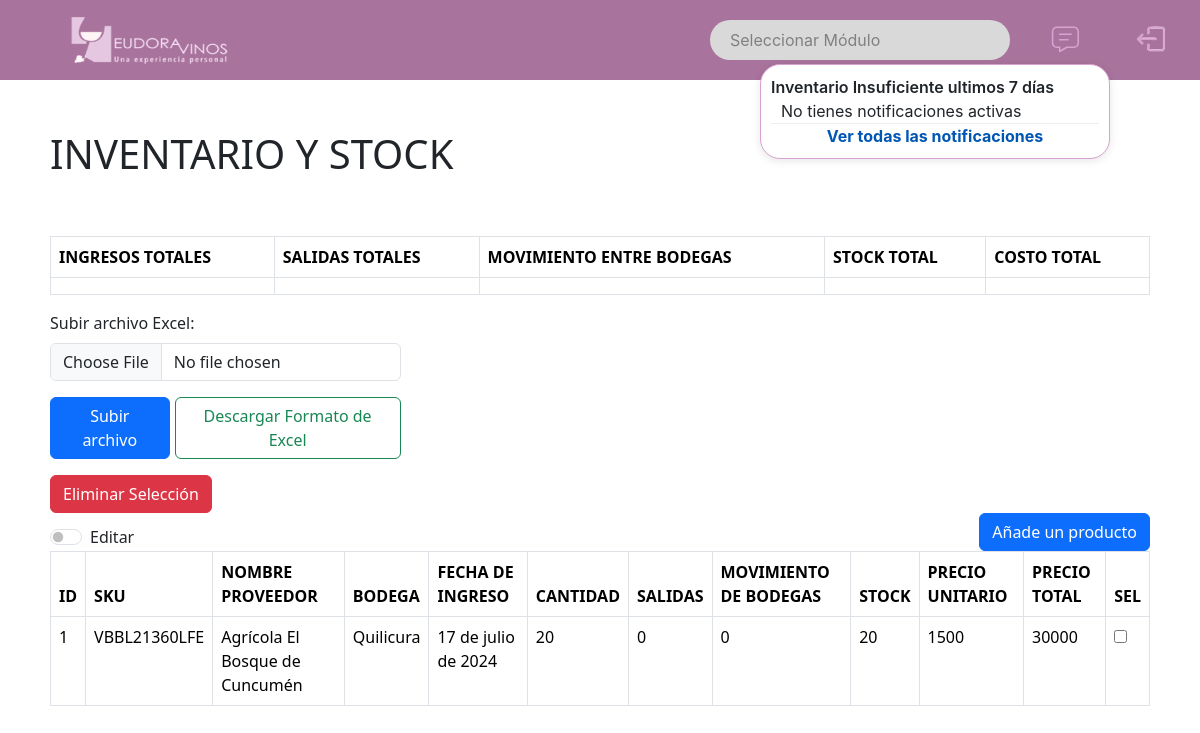
Before: /Inventario_Y_Stock/ (signed in) with the older database file.
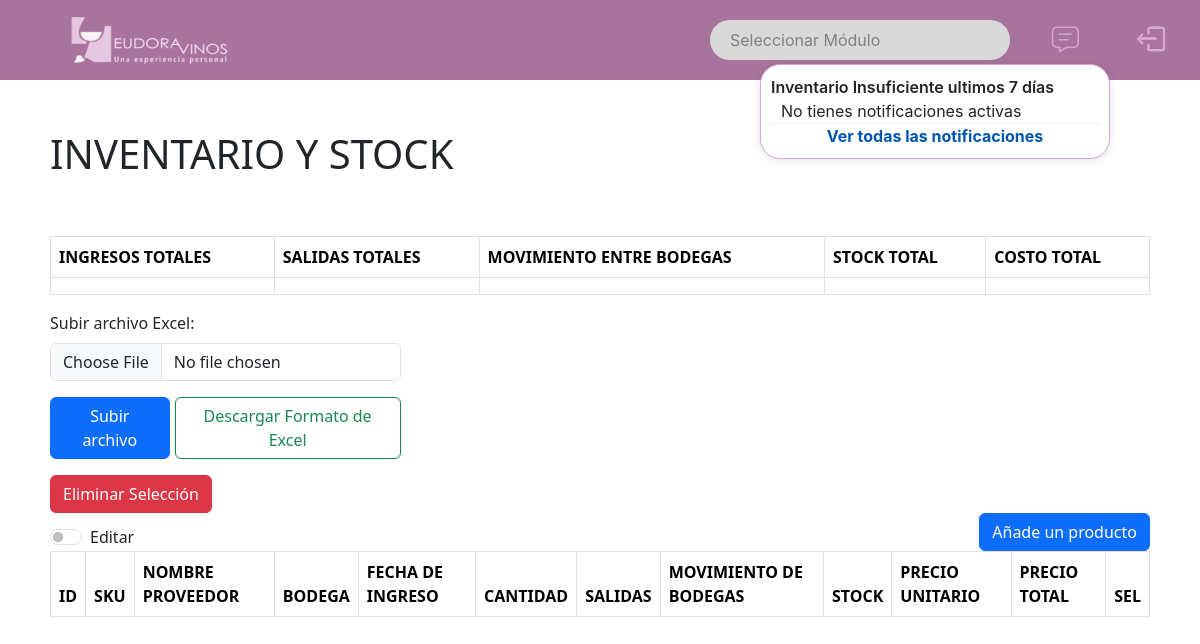
After: the same page with the newer database file.
### website/models.py (models this page shows, shortened)
class Inventario_Y_Stock(models.Model):
    id_inventario = models.AutoField(primary_key=True)
    SKU = models.ForeignKey(Producto, on_delete=models.CASCADE) # foreign key
    nombre_prov = models.ForeignKey(Proveedores, on_delete=models.CASCADE) # foreign key
    bodega = models.CharField(max_length=150)
    fecha_de_ingreso = models.DateField()
    cantidad = models.IntegerField() # es el ingreso
    salidas = models.IntegerField()
    mov_bodegas = models.IntegerField()
    stock = models.IntegerField() # stock total
    precio_unitario = models.IntegerField()
    precio_total = models.IntegerField()

class Producto(models.Model):
    SKU = models.CharField(primary_key=True, max_length=50, unique=True)
    tipo_producto = models.CharField(max_length=50, null=True)
    cepa= models.CharField(max_length=50, null=True)
    cosecha = models.CharField(max_length=50, null=True)
    nombre_producto = models.CharField(max_length=50, null=True)
    viña= models.CharField(max_length=150, null=True)
    def __str__(self):
        return self.SKU

class Proveedores(models.Model):
    nombre_prov = models.CharField(primary_key=True, unique=True, max_length=50)
    email_empresa = models.EmailField(null=True)
    telefono_empresa = models.IntegerField(null=True)
    def __str__(self):
        return self.nombre_prov

### website/views.py (the view)
# urls.py: path('Inventario_Y_Stock/', views.inventario_Y_Stock, name='Inventario_Y_Stock'), #muestra
@login_required
def inventario_Y_Stock(request):
    inventario_Y_stocks = Inventario_Y_Stock.objects.all()
    return render(request, 'Inventario_Y_Stock.html', {'inventario_Y_stocks': inventario_Y_stocks})

### website/context_processors.py (called while the page is built)
def notificaciones(request):
    fecha_limite = datetime.now().date() - timedelta(days=7)
    notificaciones_activas = Alerta_stock.objects.filter(fecha_alerta__gte=fecha_limite)
    return {'notificaciones_activas': notificaciones_activas}

### website/templates/Inventario_Y_Stock.html (shortened to what the changed rows need)
{% load static %}
{% include "base.html" %}
{% block content %}
    <div id="tablas-css">
        <link type="text/css" href='{% static "css/tablas.css" %}' rel="stylesheet"/>
        <div id="titulo-modelo">
            <h1>INVENTARIO Y STOCK</h1>
        </div>
        <div>
            <table id="totals-table" class="table table-bordered table-hover">
                <thead>
                    <tr>
                        <th>INGRESOS TOTALES</th>
                        <th>SALIDAS TOTALES</th>
                        <th>MOVIMIENTO ENTRE BODEGAS</th>
                        <th>STOCK TOTAL</th>
                        <th>COSTO TOTAL</th>
                    </tr>
                </thead>
            </table>
        </div>
        <table id="table" summary="tabla Inventario stock" class="table table-bordered table-hover dt-responsive">
            <thead>
            <tr class="listado">
                <th> ID </th>
                <th> SKU </th>
                <th> NOMBRE PROVEEDOR </th>
                <th> BODEGA </th>
                <th> FECHA DE INGRESO</th>
                <th> CANTIDAD</th>
                <th> SALIDAS </th>
                <th> MOVIMIENTO DE BODEGAS </th>
                <th> STOCK </th>
                <th> PRECIO UNITARIO </th>
                <th> PRECIO TOTAL </th>
                <th> SEL </th>
            </tr>
            </thead>
            <tbody>
                {% for inventario_Y_stock in inventario_Y_stocks %}
                <tr class="listado">
                    <td>{{ inventario_Y_stock.id_inventario }}</td>
                    <td>{{ inventario_Y_stock.SKU }}</td>
                    <td>{{ inventario_Y_stock.nombre_prov }}</td>
                    <td class="editable" data-id_inventario="{{ inventario_Y_stock.id_inventario }}" data-type="bodega">{{ inventario_Y_stock.bodega }}</td>
                    <td class="editable" data-id_inventario="{{ inventario_Y_stock.id_inventario }}" data-type="fecha_de_ingreso">{{ inventario_Y_stock.fecha_de_ingreso }}</td>
                    <td class="editable" data-id_inventario="{{ inventario_Y_stock.id_inventario }}" data-type="cantidad">{{ inventario_Y_stock.cantidad }}</td>
                    <td class="editable" data-id_inventario="{{ inventario_Y_stock.id_inventario }}" data-type="salidas">{{ inventario_Y_stock.salidas }}</td>
                    <td class="editable" data-id_inventario="{{ inventario_Y_stock.id_inventario }}" data-type="mov_bodega">{{ inventario_Y_stock.mov_bodegas }}</td>
                    <td data-id_inventario="{{ inventario_Y_stock.id_inventario }}" data-type="stock">{{ inventario_Y_stock.stock }}</td>
                    <td class="editable" data-id_inventario="{{ inventario_Y_stock.id_inventario }}" data-type="precio_unitario">{{ inventario_Y_stock.precio_unitario }}</td>
                    <td data-id_inventario="{{ inventario_Y_stock.id_inventario }}" data-type="precio_total">{{ inventario_Y_stock.precio_total }}</td>
                    <td>
                        <input type="checkbox" data-id_inventario="{{ inventario_Y_stock.id_inventario }}" name="seleccionar" id="seleccionar">
                    </td>
                </tr>
                {% endfor %}
            </tbody>
        </table>
    </div>
{% endblock %}

Changed rows visible on the page:
removed Inventario_Y_Stock: id_inventario "1", SKU "VBBL21360LFE", nombre_prov "Agrícola El Bosque de Cuncumén", bodega "Quilicura", fecha_de_ingreso "17 de julio de 2024", cantidad "20", salidas "0", mov_bodegas "0", stock "20", precio_unitario "1500", precio_total "30000"
